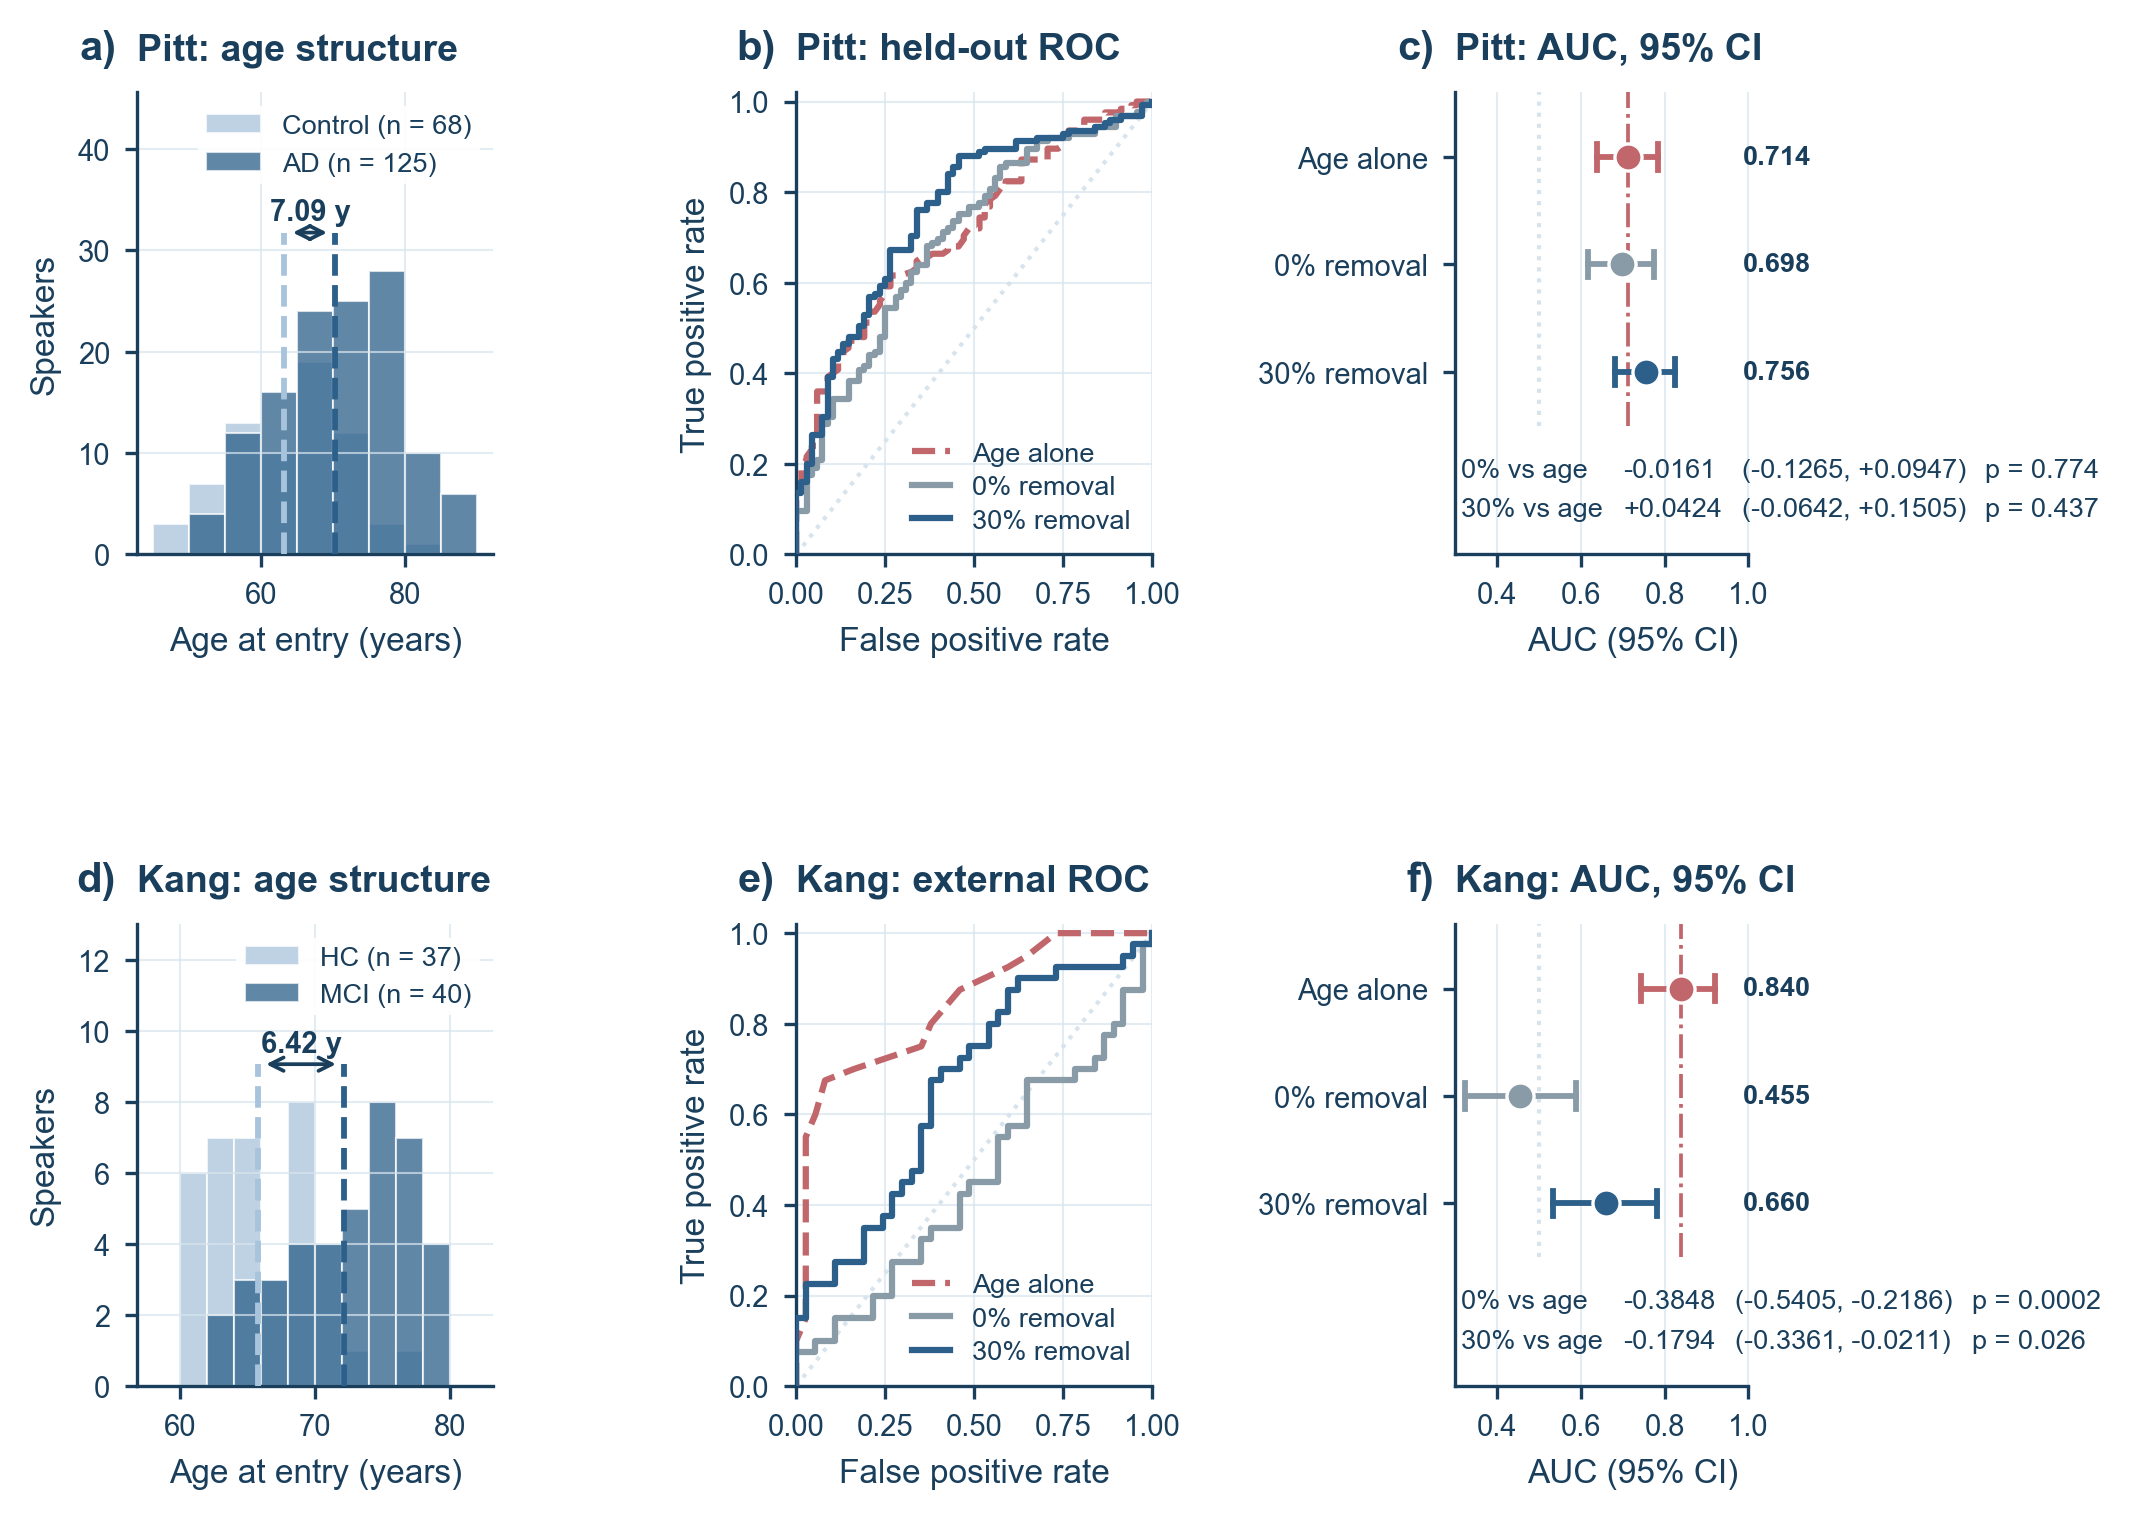

Reproduce this figure in Python.
"""Figure 1 — chronological age is the benchmark, not chance. Twice."""
import sys
from pathlib import Path

sys.path.insert(0, str(Path(__file__).resolve().parent.parent))
sys.path.insert(0, str(Path(__file__).resolve().parent))

import matplotlib
matplotlib.use("Agg")
import matplotlib.pyplot as plt
import numpy as np
import pandas as pd
from sklearn.metrics import roc_curve

import figstyle as F
from brainturtle import config as cfg

F.apply()

RES = cfg.RESULTS / f"n{cfg.N_PERM}"
bench = pd.read_csv(RES / "fig1_age_benchmark.csv")
roc = pd.read_csv(RES / "fig1_age_roc.csv")
spk = pd.read_csv(RES / "fig1_age_distribution.csv")
kbench = pd.read_csv(RES / "kang_age_benchmark.csv")
kspk = pd.read_csv(RES / "kang_speaker_table.csv")


def row(table, prefix):
    m = table[table["quantity"].str.startswith(prefix)]
    if m.empty:
        raise SystemExit(f"missing row: {prefix!r}")
    return m.iloc[0]


MODELS = [
    ("Age alone", F.C.HILITE, "--"),
    ("0% removal", F.C.MUTED, "-"),
    ("30% removal", F.C.AD, "-"),
]

fig = plt.figure(figsize=(F.COL2, 5.6))
gs = fig.add_gridspec(2, 3, wspace=0.85, hspace=0.80)


def panel_ages(ax, ages, labels, names, bins, gap, title, letter):
    for name, lab, colour in names:
        v = ages[labels == lab].dropna()
        ax.hist(v, bins=bins, alpha=0.75, color=colour,
                label=f"{name} (n = {len(v)})", edgecolor="white",
                linewidth=0.5)

    ymax = ax.get_ylim()[1]
    lo = ages[labels == names[0][1]].mean()
    hi = ages[labels == names[1][1]].mean()
    for _, lab, colour in names:
        ax.vlines(ages[labels == lab].mean(), 0, ymax * 1.08, color=colour,
                  lw=1.4, ls="--", zorder=3)
    ax.annotate("", xy=(hi, ymax * 1.08), xytext=(lo, ymax * 1.08),
                arrowprops=dict(arrowstyle="<->", color=F.C.ACCENT, lw=0.9))
    ax.text((lo + hi) / 2, ymax * 1.10, f"{abs(gap):.2f} y", ha="center",
            va="bottom", fontsize=7, fontweight="bold", color=F.C.ACCENT)
    ax.set_xlabel("Age at entry (years)")
    ax.set_ylabel("Speakers")
    ax.set_title(title)
    ax.set_ylim(0, ymax * 1.55)
    ax.legend(loc="upper right", fontsize=6.5, frameon=True,
              facecolor="white", edgecolor="none", framealpha=0.9,
              borderpad=0.3)
    F.panel_label(ax, letter)


panel_ages(fig.add_subplot(gs[0, 0]), spk["entryage"], spk["label"],
           [("Control", 0, F.C.CTRL), ("AD", 1, F.C.AD)],
           np.arange(45, 95, 5), row(bench, "age gap")["value"],
           "Pitt: age structure", "a")

panel_ages(fig.add_subplot(gs[1, 0]), kspk["age"], kspk["label"],
           [("HC", 0, F.C.CTRL), ("MCI", 1, F.C.AD)],
           np.arange(58, 84, 2), row(kbench, "age gap")["value"],
           "Kang: age structure", "d")


def panel_roc(ax, curves, title, letter):
    ax.plot([0, 1], [0, 1], color=F.C.GRID, lw=1.0, ls=":", zorder=1)
    for label, colour, ls, fpr, tpr, auc in curves:
        ax.plot(fpr, tpr, color=colour, lw=1.5, ls=ls, zorder=3, label=label)
    ax.set_xlim(0, 1)
    ax.set_ylim(0, 1.02)
    ax.set_xlabel("False positive rate")
    ax.set_ylabel("True positive rate")
    ax.set_title(title)
    ax.legend(loc="lower right", fontsize=6.5, handlelength=1.4,
              borderpad=0.3, labelspacing=0.35)
    F.panel_label(ax, letter)


pitt_curves = []
for label, colour, ls in MODELS:
    d = roc[roc["model"] == label]
    if d.empty:
        raise SystemExit(f"missing ROC series: {label!r}")
    pitt_curves.append((label, colour, ls, d["fpr"].values, d["tpr"].values,
                        d["auc"].iloc[0]))
panel_roc(fig.add_subplot(gs[0, 1]), pitt_curves, "Pitt: held-out ROC", "b")

ky = kspk["label"].to_numpy().astype(int)
kang_curves = []
for (label, colour, ls), col, key in zip(
        MODELS, ("age", "drop0", "drop30"),
        ("AUC, age alone", "AUC, 0% removal", "AUC, 30% removal")):
    fpr, tpr, _ = roc_curve(ky, kspk[col].to_numpy())
    kang_curves.append((label, colour, ls, fpr, tpr, row(kbench, key)["value"]))
panel_roc(fig.add_subplot(gs[1, 1]), kang_curves, "Kang: external ROC", "e")


def panel_auc(ax, table, keys, diffs, title, letter):
    ys = np.arange(len(keys))[::-1]
    XLO, XHI, XEND = 0.30, 1.0, 1.15
    for yi, ((label, colour, _), key) in zip(ys, zip(MODELS, keys)):
        r = row(table, key)
        ax.plot([r["lo"], r["hi"]], [yi, yi], color=colour, lw=1.4, zorder=3)
        for x in (r["lo"], r["hi"]):
            ax.plot([x, x], [yi - 0.12, yi + 0.12], color=colour, lw=1.4,
                    zorder=3)
        ax.plot(r["value"], yi, marker="o", ms=6.5, color=colour,
                markeredgecolor="white", markeredgewidth=0.8, zorder=4)
        ax.text(XEND, yi, f"{r['value']:.3f}", va="center", ha="right",
                fontsize=6.5, fontweight="bold", color=F.C.ACCENT)

    ax.vlines(0.5, -0.5, len(MODELS) - 0.4, color=F.C.GRID, lw=1.0, ls=":",
              zorder=1)
    ax.vlines(row(table, keys[0])["value"], -0.5, len(MODELS) - 0.4,
              color=F.C.HILITE, lw=0.9, ls="-.", zorder=1)
    ax.set_yticks(ys)
    ax.set_yticklabels([m[0] for m in MODELS])
    ax.set_xlim(XLO, XEND)
    ax.set_xticks([0.4, 0.6, 0.8, 1.0])
    ax.spines["bottom"].set_bounds(XLO, XHI)
    ax.set_xlabel("AUC (95% CI)")
    ax.set_title(title)
    ax.grid(axis="y", visible=False)

    rows = []
    for caption, key in diffs:
        r = row(table, key)
        rows.append((caption, f"{r['value']:+.4f}",
                     f"({r['lo']:+.4f}, {r['hi']:+.4f})",
                     f"p = {r['p']:.3g}"))
    ax.set_ylim(-1.7, len(MODELS) - 0.4)
    F.text_table(ax, XLO + 0.015, -0.8, rows, fontsize=6.5)
    F.panel_label(ax, letter)


panel_auc(fig.add_subplot(gs[0, 2]), bench,
          ["AUC, age alone", "AUC, 0% removal", "AUC, 30% removal"],
          [("0% vs age", "AUC difference, 0% model vs age"),
           ("30% vs age", "AUC difference, 30% model vs age")],
          "Pitt: AUC, 95% CI", "c")

panel_auc(fig.add_subplot(gs[1, 2]), kbench,
          ["AUC, age alone", "AUC, 0% removal", "AUC, 30% removal"],
          [("0% vs age", "AUC difference, 0% removal (undeconfounded) vs age"),
           ("30% vs age", "AUC difference, 30% removal vs age")],
          "Kang: AUC, 95% CI", "f")

F.save(fig, "figure1_age_benchmark")

print("[figure1_age_benchmark]")
for name, table in (("Pitt", bench), ("Kang", kbench)):
    a = row(table, "AUC, age alone")
    print(f"    {name:5s} age alone {a['value']:.4f} "
          f"[{a['lo']:.3f}, {a['hi']:.3f}]   gap "
          f"{row(table, 'age gap')['value']:+.2f} y")
